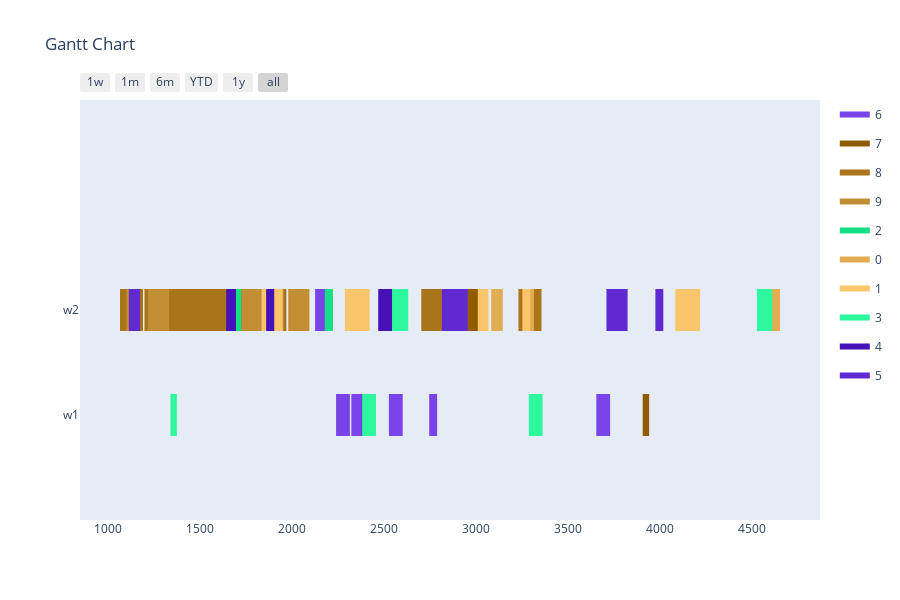

Notebook source saved alongside this figure:
### Markdown cell above
Config 2 - Test with Two Point Crossover

### Code cell
optimizer = BaseGA(env)
optimizer.set_minimize()
# optional (in this case, all options given are the default option, if the configuration step is skipped)
optimizer.configure('tardiness', 'twopointcrossover', 'roulettewheel', 'randomize')
# choose an input generator (optional) -> decides how the data gets converted into the optimizer format
#optimizer.set_input_generator('SameLengthAlternativesGenerator')
# all parameters after offspring_amount are optional (in this case -> verbose=True)
result, best_fitness_history, average_fitness_history, best_generation_history, feasible_gen = optimizer.optimize(orders, max_generations, earliest_time_slot, last_time_slot, population_size, offspring_amount, verbose=True)
workstation_assignments = reformat_result(result, orders, env)
visualize(workstation_assignments, best_fitness_history, average_fitness_history, best_generation_history, feasible_gen)

### Figure 1 — Plotly figure (JSON) as saved in the notebook; plotly's stock layout.template omitted (floating-point values rounded to 4 significant figures)
{"data": [{"fill": "toself", "fillcolor": "rgb(120, 67, 232)", "hoverinfo": "name", "legendgroup": "rgb(120, 67, 232)", "mode": "none", "name": "6", "type": "scatter", "x": [2126, 2209, 2209, 2126, 2126, 2323, 2410, 2410, 2323, 2323, 2240, 2315, 2315, 2240, 2240, 2527, 2602, 2602, 2527, 2527, 2746, 2789, 2789, 2746, 2746, 3654, 3729, 3729, 3654], "y": [0.8, 0.8, 1.2, 1.2, null, -0.2, -0.2, 0.2, 0.2, null, -0.2, -0.2, 0.2, 0.2, null, -0.2, -0.2, 0.2, 0.2, null, -0.2, -0.2, 0.2, 0.2, null, -0.2, -0.2, 0.2, 0.2]}, {"fill": "toself", "fillcolor": "rgb(145, 92, 1)", "hoverinfo": "name", "legendgroup": "rgb(145, 92, 1)", "mode": "none", "name": "7", "type": "scatter", "x": [1739, 1822, 1822, 1739, 1739, 2933, 3016, 3016, 2933, 2933, 823, 910, 910, 823, 823, 740, 827, 827, 740, 740, 791, 834, 834, 791, 791, 3906, 3941, 3941, 3906], "y": [0.8, 0.8, 1.2, 1.2, null, 0.8, 0.8, 1.2, 1.2, null, -0.2, -0.2, 0.2, 0.2, null, -0.2, -0.2, 0.2, 0.2, null, -0.2, -0.2, 0.2, 0.2, null, -0.2, -0.2, 0.2, 0.2]}, {"fill": "toself", "fillcolor": "rgb(170, 117, 26)", "hoverinfo": "name", "legendgroup": "rgb(170, 117, 26)", "mode": "none", "name": "8", "type": "scatter", "x": [1746, 1881, 1881, 1746, 1746, 2703, 2838, 2838, 2703, 2703, 1066, 1191, 1191, 1066, 1066, 988, 1113, 1113, 988, 988, 882, 943, 943, 882, 882, 1138, 1199, 1199, 1138, 1138, 3231, 3356, 3356, 3231], "y": [0.8, 0.8, 1.2, 1.2, null, 0.8, 0.8, 1.2, 1.2, null, 0.8, 0.8, 1.2, 1.2, null, 0.8, 0.8, 1.2, 1.2, null, 0.8, 0.8, 1.2, 1.2, null, 0.8, 0.8, 1.2, 1.2, null, 0.8, 0.8, 1.2, 1.2]}, {"fill": "toself", "fillcolor": "rgb(195, 142, 51)", "hoverinfo": "name", "legendgroup": "rgb(195, 142, 51)", "mode": "none", "name": "9", "type": "scatter", "x": [1218, 1333, 1333, 1218, 1218, 1726, 1861, 1861, 1726, 1726, 225, 350, 350, 225, 225, 1100, 1161, 1161, 1100, 1100, 1912, 1955, 1955, 1912, 1912, 1980, 2095, 2095, 1980, 1980, 595, 653, 653, 595], "y": [0.8, 0.8, 1.2, 1.2, null, 0.8, 0.8, 1.2, 1.2, null, 0.8, 0.8, 1.2, 1.2, null, 0.8, 0.8, 1.2, 1.2, null, 0.8, 0.8, 1.2, 1.2, null, 0.8, 0.8, 1.2, 1.2, null, 0.8, 0.8, 1.2, 1.2]}, {"fill": "toself", "fillcolor": "rgb(20, 223, 132)", "hoverinfo": "name", "legendgroup": "rgb(20, 223, 132)", "mode": "none", "name": "2", "type": "scatter", "x": [1681, 1725, 1725, 1681, 1681, 2501, 2574, 2574, 2501, 2501, 2179, 2223, 2223, 2179, 2179, 372, 416, 416, 372], "y": [0.8, 0.8, 1.2, 1.2, null, 0.8, 0.8, 1.2, 1.2, null, 0.8, 0.8, 1.2, 1.2, null, 0.8, 0.8, 1.2, 1.2]}, {"fill": "toself", "fillcolor": "rgb(226, 173, 82)", "hoverinfo": "name", "legendgroup": "rgb(226, 173, 82)", "mode": "none", "name": "0", "type": "scatter", "x": [3083, 3146, 3146, 3083, 3083, 651, 714, 714, 651, 651, 4599, 4652, 4652, 4599, 4599, 3271, 3315, 3315, 3271], "y": [0.8, 0.8, 1.2, 1.2, null, 0.8, 0.8, 1.2, 1.2, null, 0.8, 0.8, 1.2, 1.2, null, 0.8, 0.8, 1.2, 1.2]}, {"fill": "toself", "fillcolor": "rgb(251, 198, 107)", "hoverinfo": "name", "legendgroup": "rgb(251, 198, 107)", "mode": "none", "name": "1", "type": "scatter", "x": [2288, 2423, 2423, 2288, 2288, 225, 286, 286, 225, 225, 4136, 4179, 4179, 4136, 4136, 4083, 4218, 4218, 4083, 4083, 1835, 1950, 1950, 1835, 1835, 3252, 3295, 3295, 3252, 3252, 3010, 3068, 3068, 3010], "y": [0.8, 0.8, 1.2, 1.2, null, 0.8, 0.8, 1.2, 1.2, null, 0.8, 0.8, 1.2, 1.2, null, 0.8, 0.8, 1.2, 1.2, null, 0.8, 0.8, 1.2, 1.2, null, 0.8, 0.8, 1.2, 1.2, null, 0.8, 0.8, 1.2, 1.2]}, {"fill": "toself", "fillcolor": "rgb(45, 248, 157)", "hoverinfo": "name", "legendgroup": "rgb(45, 248, 157)", "mode": "none", "name": "3", "type": "scatter", "x": [2537, 2632, 2632, 2537, 2537, 4527, 4610, 4610, 4527, 4527, 3287, 3362, 3362, 3287, 3287, 1340, 1375, 1375, 1340, 1340, 2382, 2457, 2457, 2382, 2382, 211, 286, 286, 211], "y": [0.8, 0.8, 1.2, 1.2, null, 0.8, 0.8, 1.2, 1.2, null, -0.2, -0.2, 0.2, 0.2, null, -0.2, -0.2, 0.2, 0.2, null, -0.2, -0.2, 0.2, 0.2, null, -0.2, -0.2, 0.2, 0.2]}, {"fill": "toself", "fillcolor": "rgb(70, 17, 182)", "hoverinfo": "name", "legendgroup": "rgb(70, 17, 182)", "mode": "none", "name": "4", "type": "scatter", "x": [2469, 2513, 2513, 2469, 2469, 1860, 1904, 1904, 1860, 1860, 2471, 2544, 2544, 2471, 2471, 1643, 1696, 1696, 1643], "y": [0.8, 0.8, 1.2, 1.2, null, 0.8, 0.8, 1.2, 1.2, null, 0.8, 0.8, 1.2, 1.2, null, 0.8, 0.8, 1.2, 1.2]}, {"fill": "toself", "fillcolor": "rgb(95, 42, 207)", "hoverinfo": "name", "legendgroup": "rgb(95, 42, 207)", "mode": "none", "name": "5", "type": "scatter", "x": [242, 357, 357, 242, 242, 1114, 1175, 1175, 1114, 1114, 450, 585, 585, 450, 450, 2815, 2955, 2955, 2815, 2815, 2879, 2937, 2937, 2879, 2879, 3709, 3824, 3824, 3709, 3709, 3975, 4018, 4018, 3975], "y": [0.8, 0.8, 1.2, 1.2, null, 0.8, 0.8, 1.2, 1.2, null, 0.8, 0.8, 1.2, 1.2, null, 0.8, 0.8, 1.2, 1.2, null, 0.8, 0.8, 1.2, 1.2, null, 0.8, 0.8, 1.2, 1.2, null, 0.8, 0.8, 1.2, 1.2]}, {"legendgroup": "rgb(120, 67, 232)", "marker": {"color": "rgb(120, 67, 232)", "opacity": 0, "size": 1}, "mode": "markers", "name": "", "showlegend": false, "text": [null, null, null, null, null, null, null, null, null, null, null, null], "type": "scatter", "x": [2126, 2209, 2323, 2410, 2240, 2315, 2527, 2602, 2746, 2789, 3654, 3729], "y": [1, 1, 0, 0, 0, 0, 0, 0, 0, 0, 0, 0]}, {"legendgroup": "rgb(145, 92, 1)", "marker": {"color": "rgb(145, 92, 1)", "opacity": 0, "size": 1}, "mode": "markers", "name": "", "showlegend": false, "text": [null, null, null, null, null, null, null, null, null, null, null, null], "type": "scatter", "x": [1739, 1822, 2933, 3016, 823, 910, 740, 827, 791, 834, 3906, 3941], "y": [1, 1, 1, 1, 0, 0, 0, 0, 0, 0, 0, 0]}, {"legendgroup": "rgb(170, 117, 26)", "marker": {"color": "rgb(170, 117, 26)", "opacity": 0, "size": 1}, "mode": "markers", "name": "", "showlegend": false, "text": [null, null, null, null, null, null, null, null, null, null, null, null, null, null], "type": "scatter", "x": [1746, 1881, 2703, 2838, 1066, 1191, 988, 1113, 882, 943, 1138, 1199, 3231, 3356], "y": [1, 1, 1, 1, 1, 1, 1, 1, 1, 1, 1, 1, 1, 1]}, {"legendgroup": "rgb(195, 142, 51)", "marker": {"color": "rgb(195, 142, 51)", "opacity": 0, "size": 1}, "mode": "markers", "name": "", "showlegend": false, "text": [null, null, null, null, null, null, null, null, null, null, null, null, null, null], "type": "scatter", "x": [1218, 1333, 1726, 1861, 225, 350, 1100, 1161, 1912, 1955, 1980, 2095, 595, 653], "y": [1, 1, 1, 1, 1, 1, 1, 1, 1, 1, 1, 1, 1, 1]}, {"legendgroup": "rgb(20, 223, 132)", "marker": {"color": "rgb(20, 223, 132)", "opacity": 0, "size": 1}, "mode": "markers", "name": "", "showlegend": false, "text": [null, null, null, null, null, null, null, null], "type": "scatter", "x": [1681, 1725, 2501, 2574, 2179, 2223, 372, 416], "y": [1, 1, 1, 1, 1, 1, 1, 1]}, {"legendgroup": "rgb(226, 173, 82)", "marker": {"color": "rgb(226, 173, 82)", "opacity": 0, "size": 1}, "mode": "markers", "name": "", "showlegend": false, "text": [null, null, null, null, null, null, null, null], "type": "scatter", "x": [3083, 3146, 651, 714, 4599, 4652, 3271, 3315], "y": [1, 1, 1, 1, 1, 1, 1, 1]}, {"legendgroup": "rgb(251, 198, 107)", "marker": {"color": "rgb(251, 198, 107)", "opacity": 0, "size": 1}, "mode": "markers", "name": "", "showlegend": false, "text": [null, null, null, null, null, null, null, null, null, null, null, null, null, null], "type": "scatter", "x": [2288, 2423, 225, 286, 4136, 4179, 4083, 4218, 1835, 1950, 3252, 3295, 3010, 3068], "y": [1, 1, 1, 1, 1, 1, 1, 1, 1, 1, 1, 1, 1, 1]}, {"legendgroup": "rgb(45, 248, 157)", "marker": {"color": "rgb(45, 248, 157)", "opacity": 0, "size": 1}, "mode": "markers", "name": "", "showlegend": false, "text": [null, null, null, null, null, null, null, null, null, null, null, null], "type": "scatter", "x": [2537, 2632, 4527, 4610, 3287, 3362, 1340, 1375, 2382, 2457, 211, 286], "y": [1, 1, 1, 1, 0, 0, 0, 0, 0, 0, 0, 0]}, {"legendgroup": "rgb(70, 17, 182)", "marker": {"color": "rgb(70, 17, 182)", "opacity": 0, "size": 1}, "mode": "markers", "name": "", "showlegend": false, "text": [null, null, null, null, null, null, null, null], "type": "scatter", "x": [2469, 2513, 1860, 1904, 2471, 2544, 1643, 1696], "y": [1, 1, 1, 1, 1, 1, 1, 1]}, {"legendgroup": "rgb(95, 42, 207)", "marker": {"color": "rgb(95, 42, 207)", "opacity": 0, "size": 1}, "mode": "markers", "name": "", "showlegend": false, "text": [null, null, null, null, null, null, null, null, null, null, null, null, null, null], "type": "scatter", "x": [242, 357, 1114, 1175, 450, 585, 2815, 2955, 2879, 2937, 3709, 3824, 3975, 4018], "y": [1, 1, 1, 1, 1, 1, 1, 1, 1, 1, 1, 1, 1, 1]}], "layout": {"height": 600, "hovermode": "closest", "showlegend": true, "title": {"text": "Gantt Chart"}, "xaxis": {"rangeselector": {"buttons": [{"count": 7, "label": "1w", "step": "day", "stepmode": "backward"}, {"count": 1, "label": "1m", "step": "month", "stepmode": "backward"}, {"count": 6, "label": "6m", "step": "month", "stepmode": "backward"}, {"count": 1, "label": "YTD", "step": "year", "stepmode": "todate"}, {"count": 1, "label": "1y", "step": "year", "stepmode": "backward"}, {"step": "all"}]}, "showgrid": false, "type": "date", "zeroline": false}, "yaxis": {"autorange": false, "range": [-1, 3], "showgrid": false, "ticktext": ["w1", "w2"], "tickvals": [0, 1], "zeroline": false}}}
